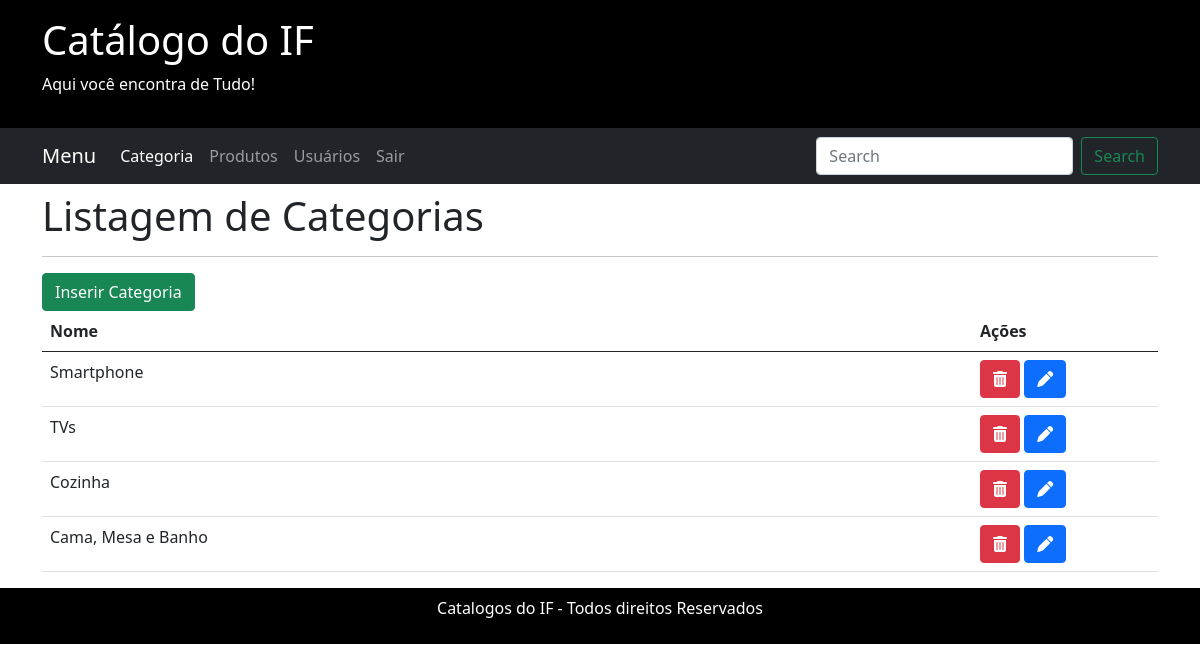
Screenshot of /index.php?c=categoria (signed in) with the database file from the repository.
### tables this page shows
CREATE TABLE IF NOT EXISTS `categoria` (
  `idCategoria` int(11) NOT NULL AUTO_INCREMENT,
  `nome` varchar(150) DEFAULT NULL,
  PRIMARY KEY (`idCategoria`) USING BTREE
);

### controller/Categoria.php (called while the page is built, shortened)
<?php
require "model/CategoriaModel.php";
class Categoria
{
    function __construct()
    {
        $this->model = new CategoriaModel();
    }
    function index()
    {
        $categorias = $this->model->buscarTodos();
        include "view/template/cabecalho.php";
        include "view/template/menu.php";
        include "view/categoria/listagem.php";
        include "view/template/rodape.php";
    }
}

### config/Conexao.php (called while the page is built, shortened)
<?php
class Conexao
{
    static $con = null;
    public static function getConnection()
    {
        $ip = "127.0.0.1";
        $port = "3306";
        $user = "root";
        $pass = "";
        $db = "db_3e2";
        if (!self::$con) {
            self::$con = new mysqli($ip, $user, $pass, $db, $port);
            self::$con->set_charset("utf8mb4");
        }
        return self::$con;
    }
}

### model/CategoriaModel.php (called while the page is built, shortened)
<?php
require_once "config/Conexao.php";
class CategoriaModel
{
    function __construct()
    {
        $this->conexao = Conexao::getConnection();
    }
    function buscarTodos()
    {
        $sql = "SELECT * FROM categoria";
        $comando = $this->conexao->prepare($sql);
        if ($comando->execute()) {
            $resultado = $comando->get_result();
            return $resultado->fetch_all(MYSQLI_ASSOC);
        }
        return null;
    }
}

### view/categoria/listagem.php (the view)
<div class="container mt-2">
    <h1>Listagem de Categorias</h1>
    <hr>
    <a href="<?= baseUrl() . "?c=categoria&m=add" ?> " class="btn btn-success">Inserir Categoria</a>
    <table class="table table-hover ">
        <thead>
            <tr>
                <th class="col-10">Nome</th>
                <th>Ações</th>
            </tr>
        </thead>
        <tbody>
            <?php foreach ($categorias as $categoria) : ?>
                <tr>
                    <td><?= $categoria['nome'] ?></td>
                    <td>
                        <a href="<?= baseUrl() . "?c=categoria&m=excluir&id=" . $categoria['idCategoria'] ?>" class="btn btn-danger" title="excluir">
                            <i class="fa-solid fa-trash-can"></i>
                        </a>
                        <a href="<?= baseUrl() . "?c=categoria&m=editar&id=" . $categoria['idCategoria'] ?>" class="btn btn-primary" title="editar">
                            <i class="fa-solid fa-pen"></i>
                        </a>
                    </td>
                </tr>
            <?php endforeach; ?>
        </tbody>
    </table>
</div>

### rows the page displays
categoria: nome "Smartphone"
categoria: nome "TVs"
categoria: nome "Cozinha"
categoria: nome "Cama, Mesa e Banho"
